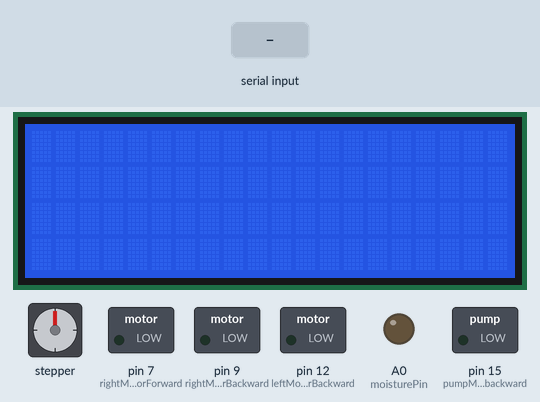
Recording of a sketch running on a simulated Arduino Uno, built with avr-gcc and run on an emulated ATmega328P. Shown: stepper motor, 20×4 character LCD, switched loads named in the sketch (green lamp = pin HIGH), output pins drawn as LEDs (lit = HIGH). Wiring (inferred from the names in the program): stepper motor driver (200 steps per turn assumed): step pin 3; direction pin 4; enable pin 11. Inputs (shaded band) come from the test bench. What the sketch prints to the serial monitor is not drawn.

Above: at 1.2 s.
1.3 s: "WP05\n" received over Serial
At 2.8 s:
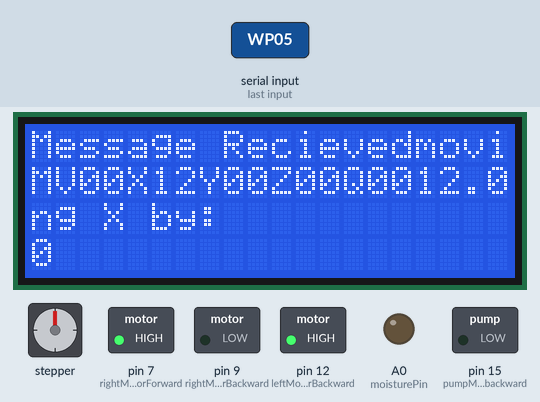
At 8.91 s:
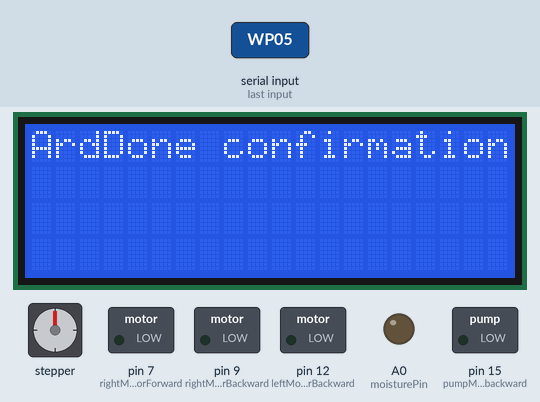
Timing chart, 0 to 9.1 s (numbered marks = the images above; inputs shaded):
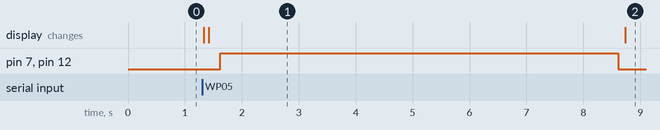

Measured:
- after the input at 1.3 s, pin 7 (rightMotorForward), pin 12 (leftMotorBackward): LOW → HIGH after 0.32 s, → LOW 7.0 s later; the display: first changes at once (image 1 shows a later state)
- what the display in image 1 shows lasts 7.3 s, from 1.4 s to 8.7 s

The sketch:

draft4withLCD.ino
```cpp
//pins used ArdMega: 1, 2, 3, 4, 5, 6, 7, 9, 10, 11, 12, 14, 15, A0

#include <Wire.h>
#include <LiquidCrystal_I2C.h>
LiquidCrystal_I2C lcd(0x27,20,4);  // set the LCD address to 0x27 for a 16 chars and 2 line display
int moisturePin = A0;
int moistureValue;
int limit = 300;
int en=11;
int pumpMotorForward = 14, pumpMotorbackward = 15;
  //int enA=12;// Enable A   //int enB=13;// Enable B
const int YstepPin = 3, YdirPin = 4;
const int ZstepPin = 1, ZdirPin = 2;
  int leftMotorForward = 11;   //IN3
  int rightMotorForward = 7; //IN1
  int leftMotorBackward = 12;  //IN4
  int rightMotorBackward = 9; //IN2


int pumpTime, XUnit= (7000/12), YUnit = 1000, ZUnit = 1000; //calibrate

String ArdInput, s, prevLocation, newLocation;
double newX, newY, newZ, prevX, prevY, prevZ, moveXby, moveYby, moveZby; //all coordinates are units of grid lengths
char mode, func;


void setup() {
  lcd.init();// initialize the lcd

  lcd.backlight();
  Serial.begin(9600);
  //pinMode(13,OUTPUT);
  // Sets the two pins as Outputs
  pinMode(YstepPin,OUTPUT);
  pinMode(YdirPin,OUTPUT);
  //pinMode(enA, OUTPUT);
  //pinMode(enB, OUTPUT);
  pinMode(leftMotorForward, OUTPUT);
  pinMode(rightMotorForward, OUTPUT);
  pinMode(leftMotorBackward, OUTPUT);
  pinMode(rightMotorBackward, OUTPUT);

  pinMode(pumpMotorForward, OUTPUT);
  pinMode(pumpMotorbackward, OUTPUT);

}//end of setup()

void loop() {

  String ArdInput = "ID00"; //ideal state initialisation
  String prevLocation="X00Y00Z00Q00"; //initially hardcoded to Home


  if(Serial.available()==1)
  {

    //ArdInput = Serial.readStringUntil('\n');
    //ArdInput = ""
    ArdInput = "MV00X12Y00Z00Q00"; //command to (M)ove
    //ArdInput = "WP05";//command to pump water
    //ArdInput = "PH02"//command to pump water

    lcd.setCursor(0,0);
    lcd.print("Message Recieved:");
    lcd.setCursor(0,1);
    lcd.print(ArdInput);
    //lcd.setCursor(0,1);
    //lcd.print("");

    Serial.println("Message Recieved: ");
    Serial.println(ArdInput);
    char Mode = ArdInput.charAt(0);
    Serial.println(Mode); //use if to direct to functions M- move first, then P - Pump
    //Serial.println(Operation);

    if(Mode == 'M')//&& prevLocation != newLocation
    {
      Serial.println("Move Command:");

      Serial.println("old location:");
      Serial.println(prevLocation);
      Serial.println("new location:");
      newLocation = ArdInput.substring(4,16); // formatX00Y00Z00Q00
      Serial.println(newLocation);

      String newXS = newLocation.substring(1,3);      newX =newXS.toDouble();
      String prevXS = prevLocation.substring(1,3);      prevX =prevXS.toDouble();
      Serial.println("moving X by:");
      lcd.setCursor(-4,2);
      lcd.print("moving X by:");
      Serial.println(newX-prevX);
      lcd.setCursor(-4,3);
      lcd.print(newX-prevX);
      moveXby = newX - prevX;
      xaxis(moveXby);


      lcd.clear();
      lcd.setCursor(0,0);
      lcd.print("Message Recieved");
      lcd.setCursor(0,1);
      lcd.print(ArdInput);

      String newYS = newLocation.substring(4,6);      newY =newYS.toDouble();
      String prevYS = prevLocation.substring(4,6);      prevY =prevYS.toDouble();
      Serial.println("moving Y by:");
      Serial.println(newY-prevY);
      lcd.setCursor(-4,2);
  lcd.print("Moving Y by");
  lcd.setCursor(-4,3);
  lcd.print(moveYby);
      moveYby = newY - prevY;
      yaxis(moveYby);

lcd.clear();

lcd.setCursor(0,0);
  lcd.print("Message Recieved");
  lcd.setCursor(0,1);
  lcd.print(ArdInput);
      String newZS = newLocation.substring(7,9);      newZ =newZS.toDouble();
      String prevZS = prevLocation.substring(7,9);      prevZ =prevZS.toDouble();
      Serial.println("moving Z by:");
      Serial.println(newZ-prevZ);
      lcd.setCursor(-4,2);
      lcd.print("Moving Z by");
      lcd.setCursor(-4,3);
      lcd.print(moveZby);
      moveZby = newZ - prevZ;
      zaxis(moveZby);

      //move from prevLocation to newLocation using functions
      //prevLocation = newLocation;
      lcd.clear();
      lcd.setCursor(0,0);
      lcd.print("ArdDone confirmation");
      Serial.println("arddone"); // notifies the RPi that arduino command is done
    }

    if(Mode == 'W')//watering
    {

      lcd.setCursor(0,0);
      lcd.print("Message Recieved");
      lcd.setCursor(0,1);
      lcd.print(ArdInput);
      String pumpS = ArdInput.substring(2,4);   // PumpS is directly the no of seconds water pumps
      int pumpT = pumpS.toDouble();
      pump(pumpT); //pumpT is in unit: seconds
      lcd.setCursor(-4,2);
      lcd.print("Pumping Water for");
      lcd.setCursor(-4,3);
      lcd.print(pumpT);
      lcd.clear();
      lcd.setCursor(-4,3);
      lcd.print("ArdDone Confirmation");
      Serial.println("arddone"); // notifies the RPi that arduino command is done
    }

    if(Mode == 'P')//photo
    {
      String photoS = ArdInput.substring(2,4);
      int photoT = photoS.toDouble();
      photo(photoT);
      Serial.println("arddone"); // notifies the RPi that arduino command is done
    }

    if(Mode == 'S')//sensor moisture
    {
      moisture();
    }
  }
  }


void xaxis(int XT)
{
  delay(200);//200ms buffer
  if(XT>0) // moving forward
  {
  Serial.println("Moving Forward for time:");
  Serial.println(XT*XUnit/1000);
  digitalWrite(rightMotorForward, HIGH);
  digitalWrite(rightMotorBackward,LOW);
  //analogWrite(enA, 235);

  digitalWrite(leftMotorForward,LOW);
  digitalWrite(leftMotorBackward,HIGH);
  //analogWrite(enB, 225);
  delay(XT*XUnit);
  digitalWrite(rightMotorForward,LOW);
  digitalWrite(rightMotorBackward,LOW);
  digitalWrite(leftMotorForward,LOW);
  digitalWrite(leftMotorBackward,LOW);
  }

  if(XT<0)
  {
  Serial.println("Moving Backward for time");
  digitalWrite(rightMotorForward,LOW);
  digitalWrite(rightMotorBackward,HIGH);
  digitalWrite(leftMotorForward,HIGH);
  digitalWrite(leftMotorBackward,LOW);
  delay(abs(XT)*XUnit);

  digitalWrite(rightMotorForward,LOW);
  digitalWrite(rightMotorBackward,LOW);
  digitalWrite(leftMotorForward,LOW);
  digitalWrite(leftMotorBackward,LOW);
  }


}//end of x-axis function()

void yaxis(int YT)
{
   if (YT>0)
   {
      int YTN = YT*YUnit;
      digitalWrite(YdirPin,LOW); //Clockwise Direction
      Serial.println("Moving Right");
      for(int x = 0; x < YTN ; x++)
        {
        digitalWrite(YstepPin,HIGH);
        delayMicroseconds(500);
        digitalWrite(YstepPin,LOW);
        delayMicroseconds(500);
        }
   }
   else if (YT<0)
   {
      int YTN = abs(YT*YUnit);
      digitalWrite(YdirPin,HIGH); //Anti-Clockwise Direction
      Serial.println("Moving Left");
       for(int x = 0; x <YT; x++)
       {
         digitalWrite(YstepPin,HIGH);
         delayMicroseconds(500);
         digitalWrite(YstepPin,LOW);
         delayMicroseconds(500);
        }
    }
}//end of y-axis


void zaxis(int ZT)
{
   if (ZT>0)
   {
      int ZTN = ZT*ZUnit;
      Serial.println("Moving down ");
      //Serial.println(ZT/1000);
      digitalWrite(ZdirPin,LOW); //Clockwise Direction

      for(int z = 0; z < ZTN ; z++)
        {
        digitalWrite(ZstepPin,HIGH);
        delayMicroseconds(500);
        digitalWrite(ZstepPin,LOW);
        delayMicroseconds(500);
        }
   }
   else if (ZT<0)
   {
      int ZTN = abs(ZT*ZUnit);
      Serial.println("Moving up ");
      //Serial.println(ZT/1000);
      digitalWrite(ZdirPin,HIGH); //Anti-Clockwise Direction

       for(int z = 0; z <ZTN; z++)
       {
         digitalWrite(ZstepPin,HIGH);
         delayMicroseconds(500);
         digitalWrite(ZstepPin,LOW);
         delayMicroseconds(500);
        }
    }
}//end of z-axis


void pump(int pumpTime)
{
  Serial.println("Pumping water for (s):");
  Serial.println(pumpTime);
  digitalWrite(en,HIGH);
  digitalWrite(pumpMotorForward,HIGH);
  digitalWrite(pumpMotorbackward,LOW);
  delay(pumpTime*1000);

  digitalWrite(pumpMotorForward,LOW);//stop pumping
  digitalWrite(pumpMotorbackward,LOW);
  delay(1000);
  //digitalWrite(en,LOW);
}//end of pump() function

void photo(int photoDuration)
{
  Serial.println("Photo being taken");
  delay(photoDuration*1000);
}

void moisture()
{
      moistureValue = analogRead(moisturePin);
      Serial.println("Moisture Value : ");
      Serial.println(moistureValue);
      if (moistureValue<limit)
      {
      }
      else
      {
      }
}
```
